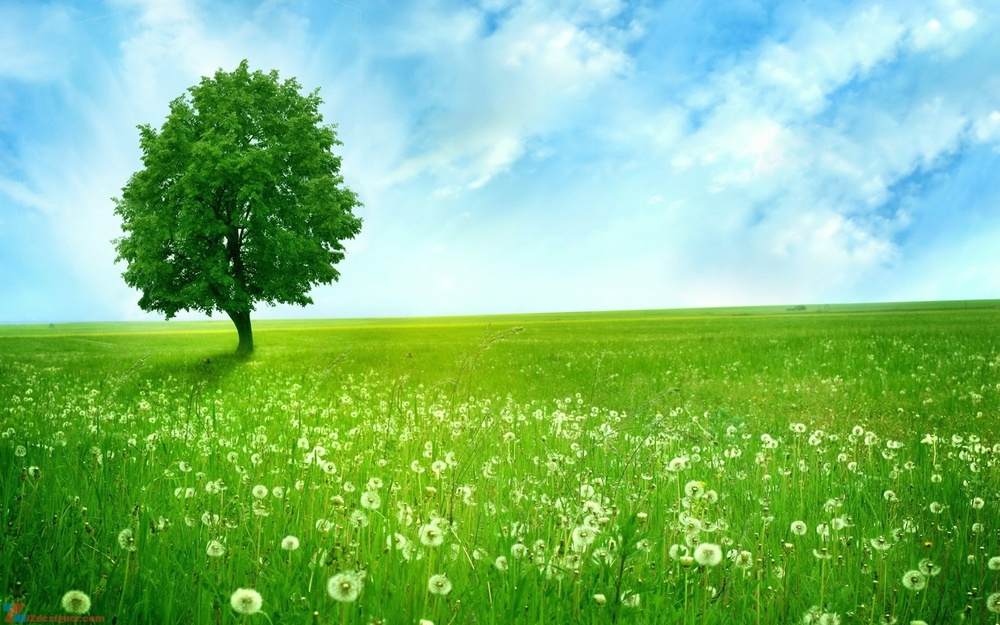
#> input picture img_compress/test.jpg, 1000 x 625 px, shrunk from 1600 x 1000 before the run
$ python image_compressor.py
#> lines starting #> are read from the running program, lines starting #| are printed output that depends on the picture
# -*- coding: utf-8 -*-
"""
Created on Mon Jan  4 11:16:48 2021

@author: Duong
"""

from matplotlib.image import imread
import matplotlib.pyplot as plt
import numpy as np
import os
plt.rcParams['figure.figsize'] = [16, 8]


A = imread(os.path.join('img_compress','test.jpg'))
#> A is the input picture: shape (625, 1000, 3); mean R, G, B 127.2, 187.2, 123.8
X = np.mean(A, -1); # Convert RGB to grayscale
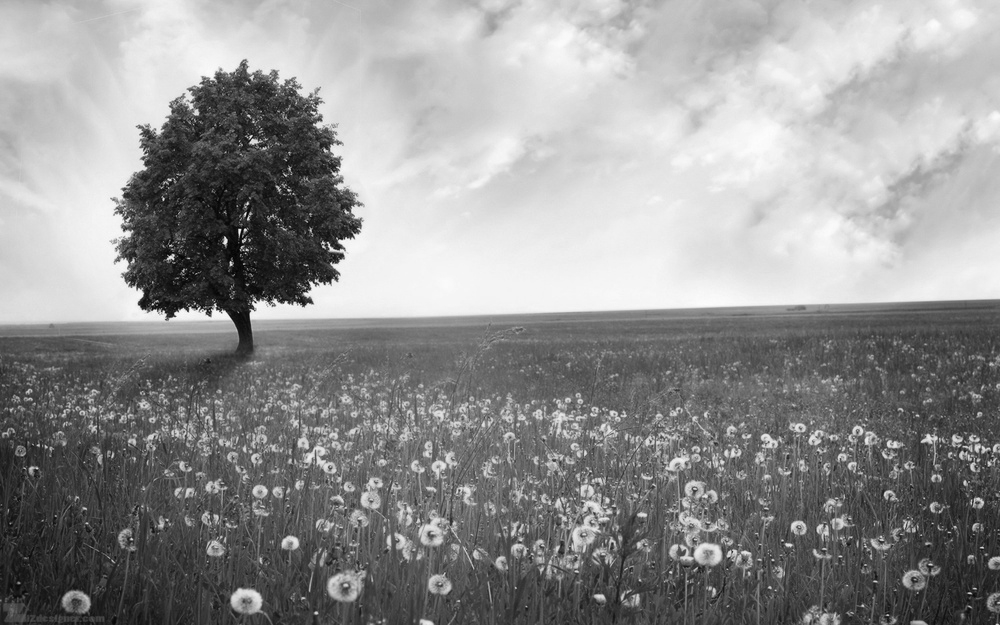
#> X: shape (625, 1000) float64; min 3.33, max 253, mean 146.1

img = plt.imshow(X)
plt.imsave('img_compress/converted_to_gray.jpg',X,cmap = 'gray')
img.set_cmap('gray')
plt.axis('off')
plt.show()

U, S, VT = np.linalg.svd(X,full_matrices=False) #economy SVD
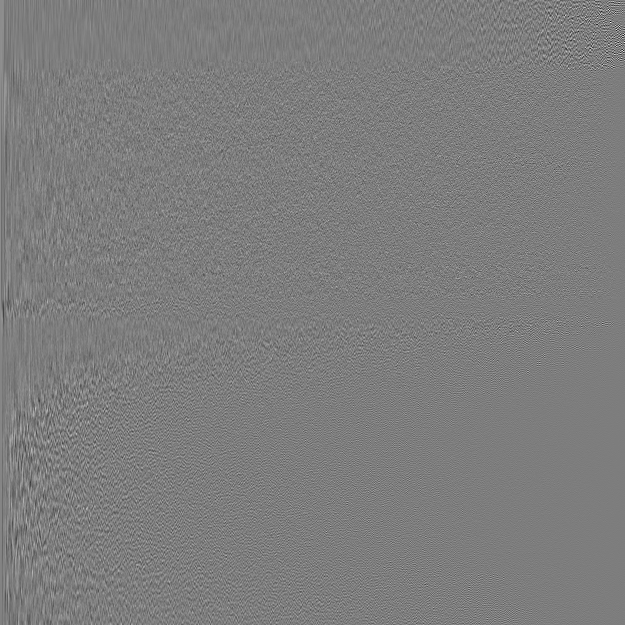
#> U: shape (625, 625) float64; min -0.423, max 0.435, mean 5.16e-05; drawn with min black and max white
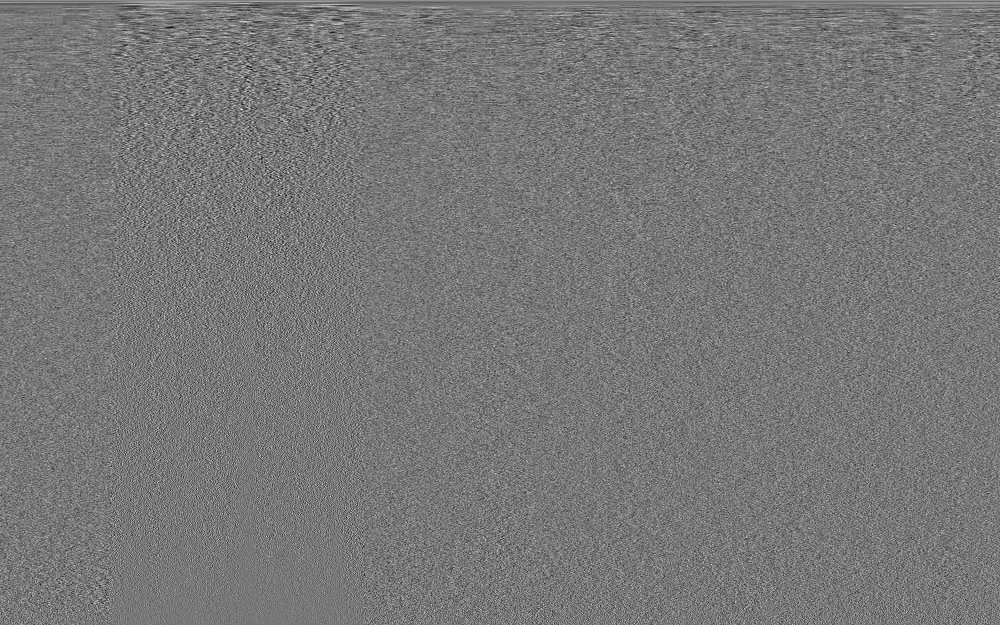
#> VT: shape (625, 1000) float64; min -0.189, max 0.213, mean 5.94e-05; drawn with min black and max white
#> S = 625 values, max 124272.1 at index 0, min 5.43 at index 624, mean 687.1
S = np.diag(S)

j = 0
for r in (5, 20, 100):
    # Construct approximate image
    Xapprox = U[:,:r] @ S[0:r,:r] @ VT[:r,:]
    plt.figure(j+1)
    j += 1
    img = plt.imshow(Xapprox)
    plt.imsave('img_compress/compressed_{}.jpg'.format(j),Xapprox,cmap = 'gray')
    img.set_cmap('gray')
    plt.axis('off')
    plt.title('r = ' + str(r))
    plt.show()
#> this loop made 3 passes
#> pass 1, `Xapprox = U[:,:r] @ S[0:r,:r] @ VT[:r,:]`:
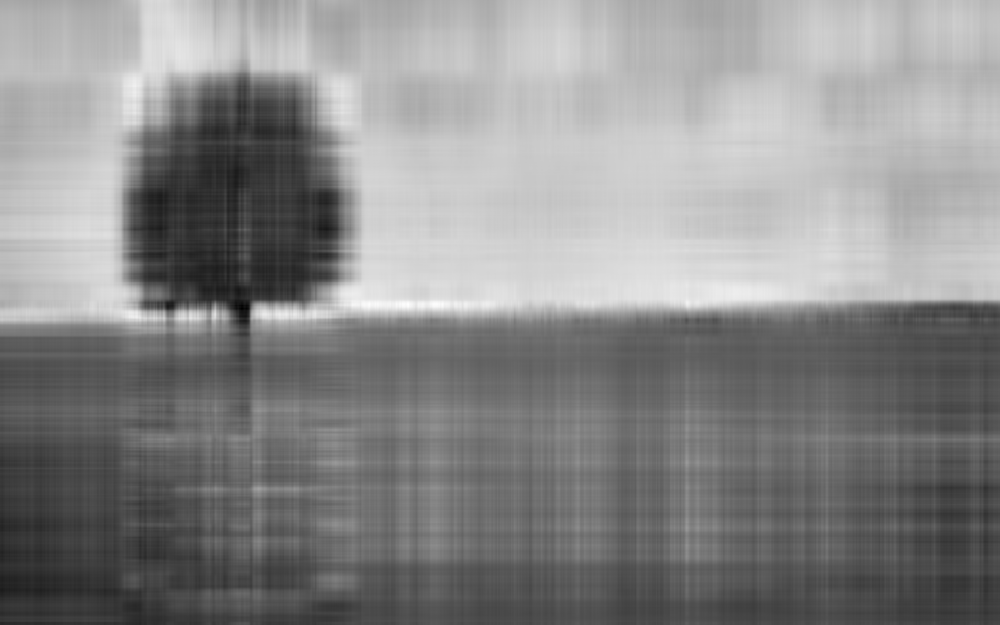
#> Xapprox: shape (625, 1000) float64; min -20.29, max 288.8, mean 146.1; drawn with min black and max white
#> pass 2, `Xapprox = U[:,:r] @ S[0:r,:r] @ VT[:r,:]`:
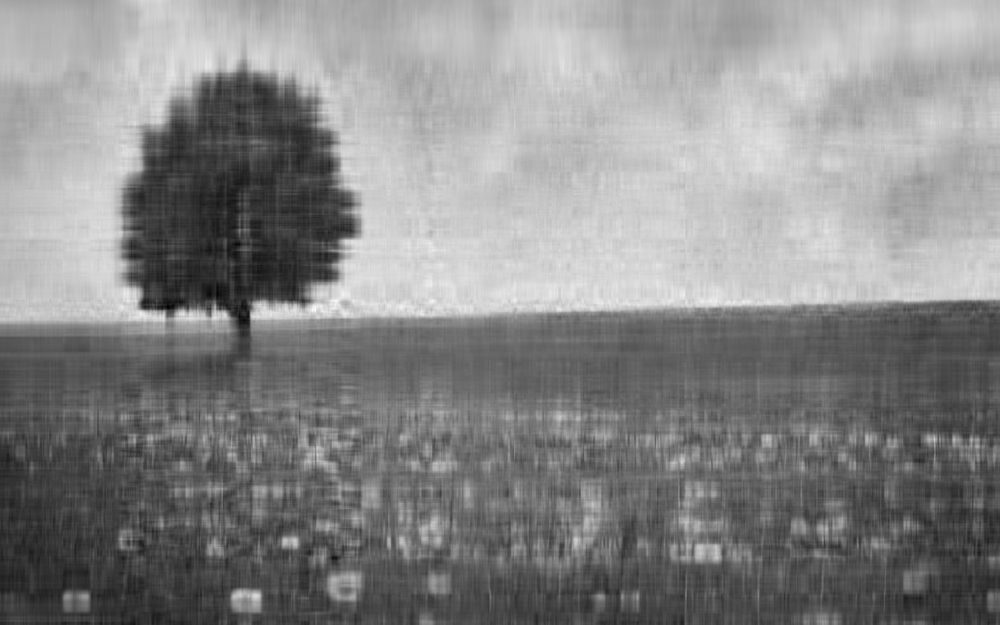
#> Xapprox: shape (625, 1000) float64; min -20.58, max 293.6, mean 146.1; drawn with min black and max white
#> after the loop, j = 3

plt.figure(1)
plt.semilogy(np.diag(S))
plt.title('Singular Values')
plt.show()
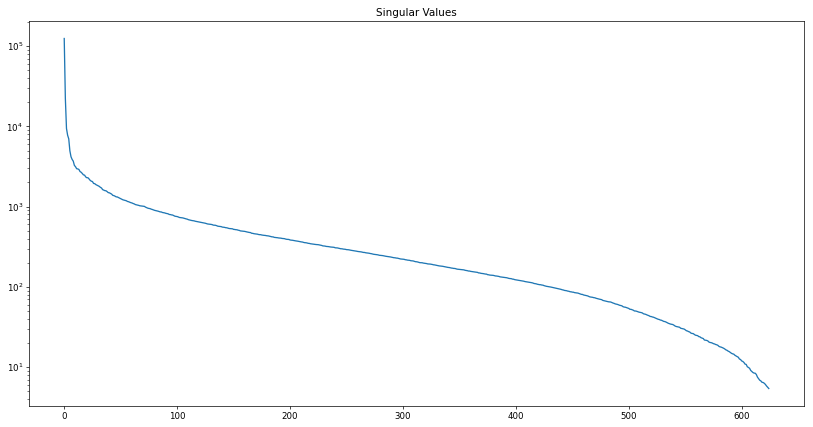
#> figure drawn by matplotlib, 1 panel; curve peaks at x = 0, y = 124272.1

plt.figure(2)
plt.plot(np.cumsum(np.diag(S))/np.sum(np.diag(S)))
plt.title('Singular Values: Cumulative Sum')
plt.show()
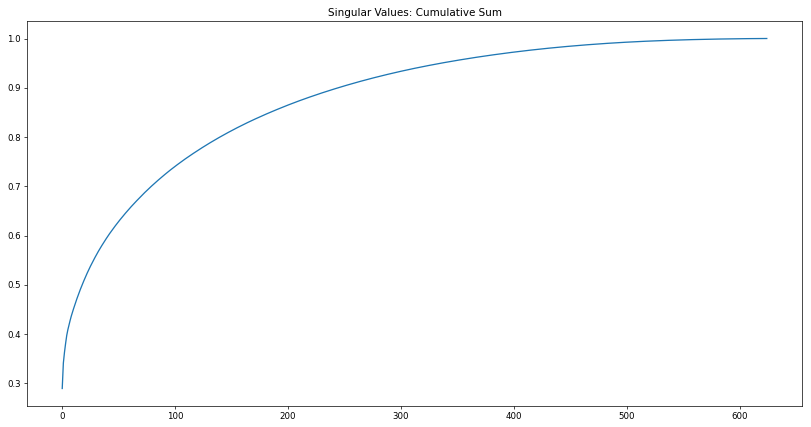
#> figure drawn by matplotlib, 1 panel; curve peaks at x = 624, y = 1
